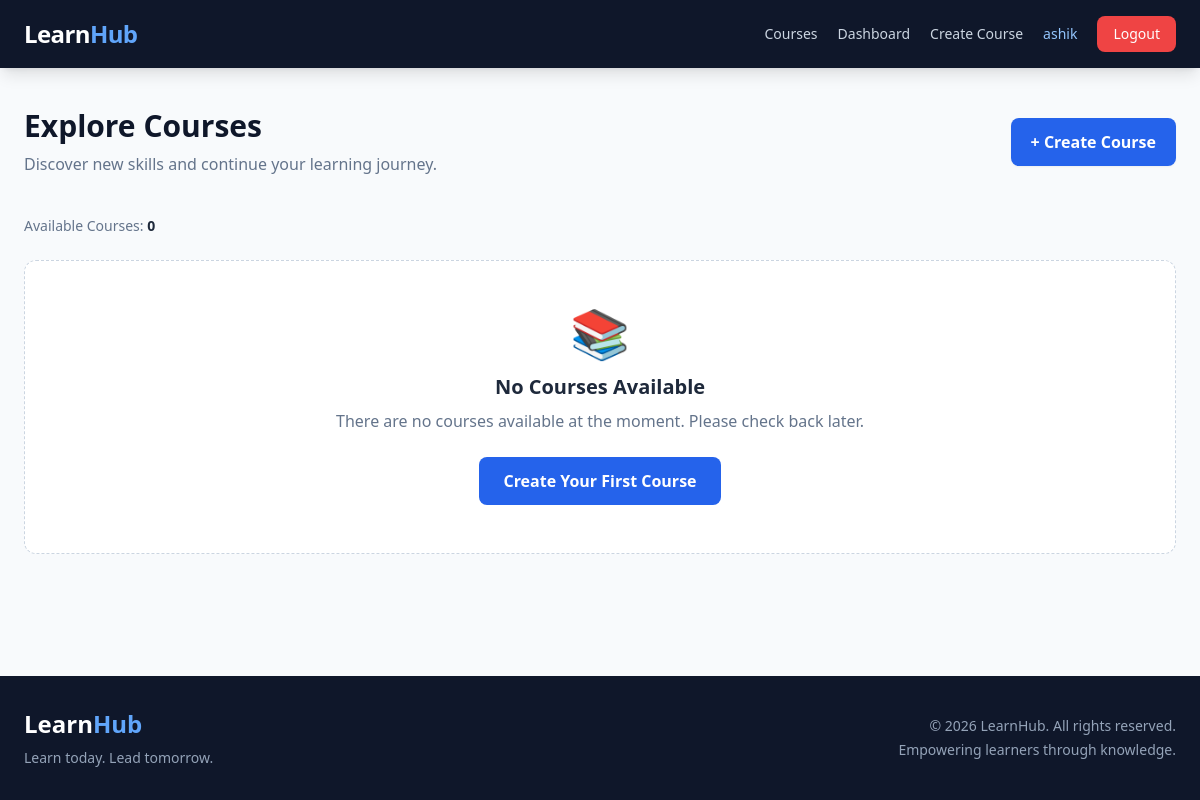
Before: /course/course_list/ (signed in) with the older database file.
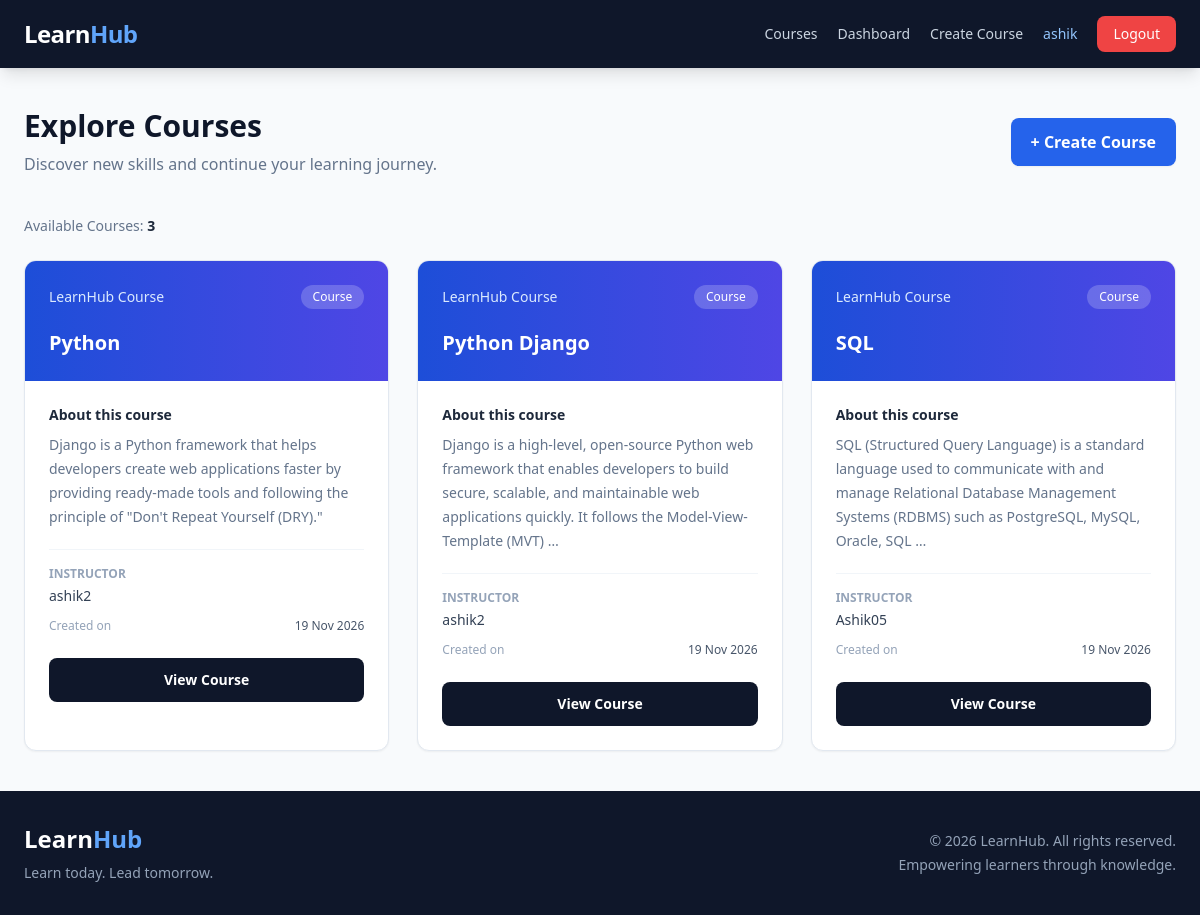
After: the same page with the newer database file.
### accounts/models.py (models this page shows)
class CustomUser(AbstractUser):
    phone = models.CharField(max_length=15)
    address = models.TextField(
        blank=True , null = True
    )
    date_of_birth = models.DateField(
        blank=True , null=True
    )

### courses/models.py (models this page shows, shortened)
class Courses(models.Model):
    students = models.ManyToManyField(
        settings.AUTH_USER_MODEL ,
        through='enrollments.Enrollment' ,
        related_name='enrollment_courses',
        blank=True
    )
    title = models.CharField(max_length=100)
    description = models.TextField()
    instructor = models.ForeignKey(
        settings.AUTH_USER_MODEL ,
        on_delete=models.CASCADE ,
        related_name='courses'
    )
    created_at = models.DateTimeField(auto_now_add=True)
    class Meta :
        permissions = [
            ('can_publish_course' , 'Can publish course')
        ]

### courses/views.py (the view)
# urls.py: path('course_list/',views.course_list , name='course_list'),
@login_required
def course_list(request):
    if request.user.groups.filter(name='Admin').exists() :
        courses = Courses.objects.all()
    elif request.user.groups.filter(name='Instructor').exists():
        courses = Courses.objects.filter(instructor=request.user)
    else :
        courses = Courses.objects.all()
    return render(request,'course_list.html',{'courses':courses})

### courses/templates/course_list.html (shortened to what this page needs)
{% extends 'base.html' %}
{% block content %}
<div class="max-w-7xl mx-auto">
    <div class="flex flex-col sm:flex-row justify-between items-center gap-5 mb-10">
        <div>
            <h1 class="text-3xl font-bold text-slate-900">
                Explore Courses
            </h1>
            <p class="text-slate-500 mt-2">
                Discover new skills and continue your learning journey.
            </p>
        </div>
        {% if perms.courses.add_courses %}
        <a href="{% url 'create_course' %}"
           class="bg-blue-600 hover:bg-blue-700 text-white px-5 py-3 rounded-lg font-semibold transition shadow-sm">
            + Create Course
        </a>
        {% endif %}
    </div>
    <div class="mb-6">
        <p class="text-sm text-slate-500">
            Available Courses:
            <span class="font-semibold text-slate-800">
                {{ courses|length }}
            </span>
        </p>
    </div>
    <div class="grid grid-cols-1 sm:grid-cols-2 lg:grid-cols-3 gap-7">
        {% for course in courses %}
        <div class="bg-white border border-slate-200 rounded-xl overflow-hidden shadow-sm hover:shadow-lg hover:-translate-y-1 transition duration-300">
            <div class="bg-gradient-to-r from-blue-700 to-indigo-600 p-6">
                <div class="flex justify-between items-center">
                    <span class="text-blue-100 text-sm font-medium">
                        LearnHub Course
                    </span>
                    <span class="bg-white/20 text-white text-xs px-3 py-1 rounded-full">
                        Course
                    </span>
                </div>
                <h2 class="text-xl font-bold text-white mt-5">
                    {{ course.title }}
                </h2>
            </div>
            <div class="p-6">
                <h3 class="text-sm font-semibold text-slate-800 mb-2">
                    About this course
                </h3>
                <p class="text-slate-500 text-sm leading-6">
                    {{ course.description|truncatewords:25 }}
                </p>
                <div class="border-t border-slate-100 mt-5 pt-4">
                    <p class="text-xs text-slate-400 uppercase font-semibold">
                        Instructor
                    </p>
                    <p class="text-sm font-medium text-slate-700 mt-1">
                        {{ course.instructor.username }}
                    </p>
                </div>
                <div class="mt-3 flex justify-between items-center">
                    <span class="text-xs text-slate-400">
                        Created on
                    </span>
                    <span class="text-xs text-slate-600 font-medium">
                        {{ course.created_at|date:"d M Y" }}
                    </span>
                </div>
                <div class="mt-6">
                    <a href="{% url 'course_details' course.id %}"
                       class="block text-center bg-slate-900 hover:bg-blue-600 text-white py-3 rounded-lg text-sm font-semibold transition">
                        View Course
                    </a>
                </div>
            </div>
        </div>
        {% empty %}
        <div class="col-span-full bg-white border border-dashed border-slate-300 rounded-xl p-12 text-center">
            <div class="text-5xl mb-4">
                📚
            </div>
            <h2 class="text-xl font-bold text-slate-800">
                No Courses Available
            </h2>
            <p class="text-slate-500 mt-2">
                There are no courses available at the moment.
                Please check back later.
            </p>
            {% if perms.courses.add_courses %}
            <a href="{% url 'create_course' %}"
               class="inline-block mt-6 bg-blue-600 hover:bg-blue-700 text-white px-6 py-3 rounded-lg font-semibold transition">
                Create Your First Course
            </a>
            {% endif %}
        </div>
        {% endfor %}
    </div>
</div>
{% endblock %}

### templates/base.html (shortened to what this page needs)
<!DOCTYPE html>
<html lang="en">
<head>
    <script src="https://cdn.tailwindcss.com"></script>
</head>
<body class="min-h-screen flex flex-col bg-slate-50 text-slate-800">
    <header class="bg-slate-900 shadow-lg">
        <nav class="max-w-8xl mx-auto px-6 py-4 flex flex-wrap items-center justify-between gap-4">
            <a href="{% url 'course_list' %}"
               class="text-2xl font-extrabold tracking-tight text-white">
                Learn<span class="text-blue-400">Hub</span>
            </a>
            <div class="flex items-center flex-wrap gap-5 text-sm font-medium">
                <a href="{% url 'course_list' %}"
                   class="text-slate-300 hover:text-white transition">
                    Courses
                </a>
                {% if user.is_authenticated %}
                    <a href="{% url 'dashboard_redirect' %}"
                       class="text-slate-300 hover:text-white transition">
                        Dashboard
                    </a>
                    {% if perms.courses.add_courses %}
                        <a href="{% url 'create_course' %}"
                           class="text-slate-300 hover:text-white transition">
                            Create Course
                        </a>
                    {% endif %}
                    <span class="text-blue-300">
                        {{ user.username }}
                    </span>
                    <form method="POST" action="{% url 'logout' %}">
                        <button type="submit"
                            class="bg-red-500 hover:bg-red-600 text-white px-4 py-2 rounded-lg transition">
                            Logout
                        </button>
                    </form>
                {% endif %}
            </div>
        </nav>
    </header>
    <main class="flex-grow w-full max-w-7xl mx-auto px-6 py-10">
        {% block content %}
        {% endblock %}
    </main>
    <footer class="bg-slate-900 text-slate-400">
        <div class="max-w-8xl mx-auto px-6 py-8">
            <div class="flex flex-col md:flex-row justify-between items-center gap-5">
                <div>
                    <h2 class="text-2xl font-bold text-white">
                        Learn<span class="text-blue-400">Hub</span>
                    </h2>
                    <p class="text-sm mt-2">
                        Learn today. Lead tomorrow.
                    </p>
                </div>
                <div class="text-sm text-center md:text-right">
                    <p>© {% now "Y" %} LearnHub. All rights reserved.</p>
                    <p class="mt-1">Empowering learners through knowledge.</p>
                </div>
            </div>
        </div>
    </footer>
</body>
</html>

Changed rows visible on the page:
added Courses: title "Python", description "Django is a Python framework that helps developers create web applications faster by providing ready-made tools and following the principle of \"Don't Repeat Yourself (DRY).\"", instructor.username "ashik2", created_at "19 Nov 2026"
added Courses: title "Python Django", description "Django is a high-level, open-source Python web framework that enables developers to build secure, scalable, and maintainable web applications quickly. It follows the Model-View-Template (MVT) …", instructor.username "ashik2", created_at "19 Nov 2026"
added Courses: title "SQL", description "SQL (Structured Query Language) is a standard language used to communicate with and manage Relational Database Management Systems (RDBMS) such as PostgreSQL, MySQL, Oracle, SQL …", instructor.username "Ashik05", created_at "19 Nov 2026"
Other visible differences:
{{ courses|length }}: "0" → "3"
text no longer shown: "📚 No Courses Available There are no courses available at the moment. Please check back later. Create Your First Course"
